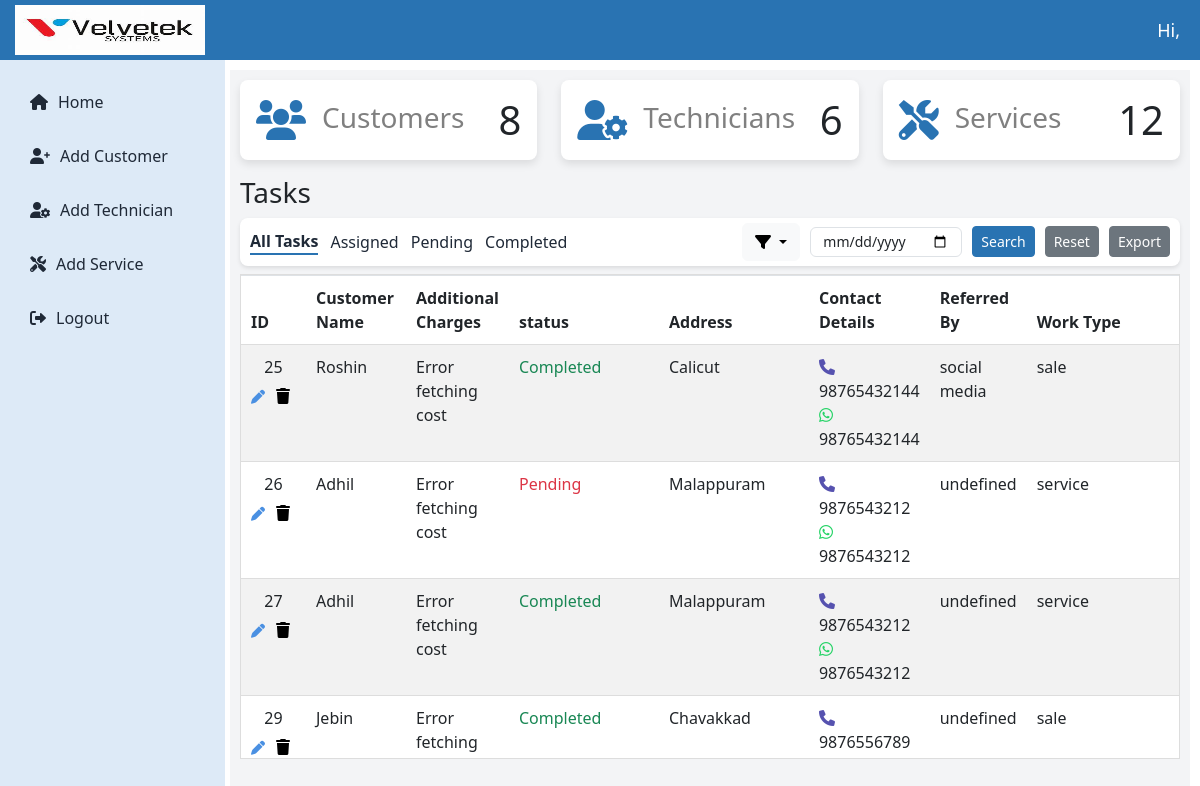
/velvetekapp/switch_task/, run on the app's committed database.
### velvetekapp/models.py (models this page shows, shortened)
class Apply(models.Model):
    customer = models.ForeignKey(Customer, on_delete=models.CASCADE,blank=True,null=True)
    name=models.CharField(max_length=255,null=True)
    address = models.TextField(null=True,)
    contact_number = models.CharField(max_length=15,null=True)
    whatsapp_number = models.CharField(max_length=15,null=True,)
    referred_by =models.CharField(max_length=255,null=True,)
    service_by = models.ForeignKey(CustomUser, on_delete=models.CASCADE)
    WORK_TYPE_CHOICES=[
        ('sale','sale'),('service','service'),
    ]
    work_type=models.CharField(max_length=10,choices=WORK_TYPE_CHOICES,default='sale')
    item_name_or_number = models.CharField(max_length=255,null=True)
    issue = models.TextField(blank=True,null=True) #applicable for 'services'
    photos_of_item =models.TextField(null=True, blank=True)
    estimation_document =models.FileField(upload_to='pdf',null=True,blank=True)
    estimated_price = models.CharField(max_length=255,blank=True,null=True)
    estimated_date = models.DateField(null=True,blank=True)
    any_other_comments = models.CharField(max_length=255,null=True,blank=True)
    created_at = models.DateField(default=timezone.now)
    status = models.CharField(
        max_length=50,
        choices=[('Pending', 'Pending'), ('Completed', 'Completed'), ('Assigned', 'Assigned')],
        default='Assigned'
    )
    def get_photos(self):
        return self.photos_of_item.split(",") if self.photos_of_item else []

### velvetekapp/views.py (the view, shortened to what this page needs)
# urls.py: path('switch_task/', views.switch_task, name='switch_task'),
def switch_task(request, status=None):
    filter_type = request.GET.get('filterType', '')
    query = request.GET.get('query', '')
    start = request.GET.get('start', '')
    end = request.GET.get('end', '')
    latest_status_subquery = CurrentStatus.objects.filter(
        apply=OuterRef('pk')
    ).order_by('-date').values('status')[:1]
    services = Apply.objects.all().annotate(
        latest_status=Subquery(latest_status_subquery)
    )
    if status and status.lower() != 'all':
        services = services.filter(latest_status__iexact=status)
    if filter_type == "date" and query:
        services = services.filter(created_at=query)
    elif filter_type == "month" and query:
        year, month = query.split('-')
        services = services.filter(
            created_at__year=year, created_at__month=month
        )
    elif filter_type == "year" and query:
        services = services.filter(created_at__year=query)
    elif filter_type == "dateRange" and start and end:
        services = services.filter(created_at__range=[start, end])
    elif filter_type == "yearRange" and start and end:
        services = services.filter(created_at__year__gte=start, created_at__year__lte=end)
    customer_count = Customer.objects.count()
    total_services = Apply.objects.count()
    technician_count = CustomUser.objects.filter(role='technician').count()
    context = {
        'applied_services': services,
        'customer_count': customer_count,
        'total_services': total_services,
        'technician_count': technician_count,
        'current_filter': status,  # Track the applied status filter
        'search_filter': filter_type  # Track the applied search filter
    }
    return render(request, 'admin_dashboard.html', context)

### templates/admin_dashboard.html (shortened to what this page needs)
<!DOCTYPE html>
{% load static %}
<html lang="en">
<head>
  <link rel="stylesheet" href="https://cdnjs.cloudflare.com/ajax/libs/font-awesome/6.0.0/css/all.min.css">
  <link href="https://cdn.jsdelivr.net/npm/bootstrap@5.3.0/dist/css/bootstrap.min.css" rel="stylesheet">
<link href="https://cdn.jsdelivr.net/npm/lightbox2@2.11.3/dist/css/lightbox.min.css" rel="stylesheet">
  <link href="https://cdnjs.cloudflare.com/ajax/libs/font-awesome/6.0.0/css/all.min.css" rel="stylesheet">
  <link rel="stylesheet" href="{% static 'assets/css/admin_dashboard.css' %}">
</head>
<body>
  <div class="topbar">
    <div class="d-flex align-items-center">
      <a href="{% url 'admin_dashboard' %}" class="logo">
        <img src="{% static 'assets/img/velvetek.jpg' %}" alt="navbar brand" />
      </a>
    </div>
    <span class="admin-text">Hi,{{user.username}}</span>
  </div>
  <div class="sidebar">
    <a href="{% url 'admin_dashboard' %}"><i class="fas fa-home"></i><span>Home</span></a>
    <a href="#" onclick="openCustomerModal()"><i class="fas fa-user-plus"></i><span>Add Customer</span></a>
    <a href="#" onclick="openTechnicianModal()"><i class="fas fa-user-cog"></i><span>Add Technician</span></a>
    <a href="#" onclick="openModal()"><i class="fas fa-tools"></i><span>Add Service</span></a>
    <a href="{% url 'logout' %}"><i class="fas fa-sign-out-alt"></i><span>Logout</span></a>
</div>
  <div class="main-content">
    <div class="row">
      <div class="col-md-4">
        <a href="{% url 'new_customer' %}" class="text-decoration-none">
          <div class="card p-3 mb-3">
            <div class="d-flex align-items-center">
              <i class="fas fa-users card-icon me-3"></i>
              <div>
                <h3 class="mb-1" style="color:grey;">Customers</h3>
              </div>
              <h1 class="ms-auto mb-0">{{ customer_count }}</h1>
            </div>
          </div>
        </a>
      </div>
      <div class="col-md-4">
        <a href="{% url 'list_technicians' %}" class="text-decoration-none">
          <div class="card p-3 mb-3">
            <div class="d-flex align-items-center">
              <i class="fas fa-user-cog card-icon me-3"></i>
              <div>
                <h3 class="mb-1" style="color:grey">Technicians</h3>
              </div>
              <h1 class="ms-auto mb-0">{{ technician_count  }}</h1>
            </div>
          </div>
        </a>
      </div>
      <div class="col-md-4">
        <a href="{% url 'admin_dashboard' %}" class="text-decoration-none">
          <div class="card p-3 mb-3">
            <div class="d-flex align-items-center">
              <i class="fas fa-tools card-icon me-3"></i>
              <div>
                <h3 class="mb-1" style="color:grey">Services</h3>
              </div>
              <h1 class="ms-auto mb-0">{{ total_services   }}</h1>
            </div>
          </div>
        </a>
    </div>
    </div>
    {% block content %}
    <h3 class="mt-0 mb-2">Tasks</h3>
    <div class="navbar">
      <div class="nav-left">
        <a href="{% url 'switch_task' %}?filterType={{ request.GET.filterType }}&query={{ request.GET.query }}&start={{ request.GET.start }}&end={{ request.GET.end }}"
           class="filter-option {% if current_filter != 'Assigned' and current_filter != 'Pending' and current_filter != 'Completed' %}selected{% endif %}">
            All Tasks
        </a>
        <a href="{% url 'switch_task_filter' status='Assigned' %}?filterType={{ request.GET.filterType }}&query={{ request.GET.query }}&start={{ request.GET.start }}&end={{ request.GET.end }}"
           class="filter-option {% if current_filter == 'Assigned' %}selected{% endif %}">
            Assigned
        </a>
        <a href="{% url 'switch_task_filter' status='Pending' %}?filterType={{ request.GET.filterType }}&query={{ request.GET.query }}&start={{ request.GET.start }}&end={{ request.GET.end }}"
           class="filter-option {% if current_filter == 'Pending' %}selected{% endif %}">
            Pending
        </a>
        <a href="{% url 'switch_task_filter' status='Completed' %}?filterType={{ request.GET.filterType }}&query={{ request.GET.query }}&start={{ request.GET.start }}&end={{ request.GET.end }}"
           class="filter-option {% if current_filter == 'Completed' %}selected{% endif %}">
            Completed
        </a>
    </div>
      <form id="filterForm">
        <div class="nav-right d-flex align-items-center">
            <div class="dropdown">
                <button class="btn btn-light dropdown-toggle" type="button" id="filterDropdown" data-bs-toggle="dropdown" aria-expanded="false">
                    <i class="fas fa-filter"></i>
                </button>
            </div>
            <input type="text" id="searchBar" name="query" class="form-control custom-search ms-2" placeholder="Search by Date">
            <button type="button" class="btn btn-primary btn-sm ms-2" id="searchBtn">Search</button>
            <button type="button" class="btn btn-secondary btn-sm ms-2" id="resetBtn">Reset</button>
            <button type="button" class="btn btn-secondary btn-sm ms-2" onclick="exportData()">Export</button>
        </div>
    </form>
    </div>
  <div class="table-responsive mt-2">
    <table class="table table-striped table-bordered">
      <thead>
        <tr>
          <th>ID</th>
          <th>Customer Name</th>
          <th>Additional Charges</th>
          <th>status</th>
          <th>Address</th>
          <th>Contact Details</th>
          <th>Referred By</th>
          <th>Work Type</th>
          <th>Item Name/Number</th>
        </tr>
      </thead>
      <tbody>
        {% for service in applied_services %}
        <tr>
          <td>
            <div style="display: flex; flex-direction: column; align-items: center; justify-content: center; text-align: center;">
              <span>{{ service.id }}</span>
              <div style="display: flex; margin-top: 5px;">
                <button class="edit-service-btn" data-service-id="{{ service.id }}" data-toggle="modal" data-target="#serviceModal"
                          style="border: none; background: none; padding: 0; cursor: pointer;">
                          <i class="fas fa-pen" style="font-size: 14px; color: #4A90E2;"></i>
                      </button>
              <form action="{% url 'delete_applied_service' service.id %}" method="post" style="display:inline-block; margin-left: 5px;">
                <button type="button" class="icon-link delete-icon" title="Delete" data-bs-toggle="modal" data-bs-target="#deleteServiceModal{{ service.id }}">
                    <i class="fa fa-trash" aria-hidden="true"></i>
                </button>
            </form>
              </div>
            </div>
          </td>
          <td>{{ service.name }}</td>
          <td id="total-cost-{{ service.id }}" class="total-cost" data-service-id="{{ service.id }}">Loading...</td>
          <td>
            {% if service.status %}
                <span class="
                    {% if service.status == 'Pending' %}text-danger{% endif %}
                    {% if service.status == 'Completed' %}text-success{% endif %}
                ">
                    {{service.status }}
                </span>
            {% else %}
                <span class="text-muted">No Status</span>
            {% endif %}
          </td>
          <td>{{ service.address }}</td>
          <td>
            <div>
              <i class="fa fa-phone" aria-hidden="true"></i>
              {% if service.contact_number|slice:":1" == "+" %}
                {{ service.contact_number|slice:"3:" }}
              {% else %}
                {{ service.contact_number }}
              {% endif %}
            </div>
            <div>
              {% if service.whatsapp_number %}
              <i class="fab fa-whatsapp" aria-hidden="true"></i>
              {% if service.whatsapp_number|slice:":1" == "+" %}
                {{ service.whatsapp_number|slice:"3:" }}
              {% else %}
                {{ service.whatsapp_number }}
              {% endif %}
              {% endif %}
            </div>
          </td>
          <td>{{ service.referred_by }}</td>
          <td>{{ service.get_work_type_display }}</td>
          <td>{{ service.item_name_or_number }}</td>
        </tr>
        {% endfor %}
      </tbody>
    </table>
  </div>
</div>
{% endblock %}
</body>
</html>

### static/assets/css/admin_dashboard.css (style rules this page uses)
:root { --primary-color: #2973B2; --secondary-color: #F3F4F6; --accent-color: #441172; --text-color: #1F2937; --white: #ffffff; --sidebar-color: #DDEAF7; }
.topbar { background-color: var(--primary-color); height: 60px; display: flex; justify-content: space-between; align-items: center; padding: 0 20px; padding-left: 15px; color: var(--white); margin-bottom: 10px; }
.topbar .logo img { height: 50px; width: 200px; padding-right: 10px; }
.topbar .admin-text { font-size: 18px; font-weight: 500; }
.sidebar { height: 100%; width: 225px; background-color: var(--sidebar-color); color: var(--text-color); position: absolute; top: 60px; left: 0; padding: 20px 15px; display: flex; flex-direction: column; justify-content: flex-start; transition: left 0.3s ease; }
.sidebar a { text-decoration: none; color: var(--text-color); display: flex; align-items: center; padding: 10px 15px; margin-bottom: 10px; border-radius: 4px; transition: background-color 0.3s ease; }
.sidebar a i { margin-right: 10px; }
.main-content { margin-left: 230px; padding: 10px; background-color: var(--secondary-color); min-height: calc(100vh - 60px); margin-top: 5px; margin-right: 10px; }
.card { border: none; border-radius: 8px; box-shadow: 0 4px 8px rgba(0, 0, 0, 0.1); transition: transform 0.2s ease, box-shadow 0.2s ease; }
.card .card-icon { font-size: 40px; color: var(--primary-color); }
.navbar { display: flex; position: relative; align-items: center; justify-content: space-between; background-color: var(--white); padding-top: 5px; padding-bottom: 5px; border-radius: 8px; box-shadow: 0 2px 4px rgba(0, 0, 0, 0.1); }
.navbar .nav-left { display: flex; position: relative; align-items: center; padding-left: 10px; }
.navbar .nav-left a { margin-right: 12px; text-decoration: none; color: var(--text-color); cursor: pointer; transition: font-weight 0.3s ease; }
.navbar .nav-right { margin-right: 10px; align-items: center; display: flex; gap: 2px; }
.navbar .nav-right .custom-search { height: 30px; font-size: 14px; width: auto; }
.btn-primary { background-color: var(--primary-color) !important; border-color: var(--primary-color) !important; color: #fff !important; }
.sidebar { height: calc(100vh - 50px); width: 225px; background-color: var(--sidebar-color); color: var(--text-color); position: absolute; top: 60px; left: 0; padding: 20px 15px; display: flex; flex-direction: column; justify-content: flex-start; transition: left 0.3s ease; }
.filter-option.selected { font-weight: bold; color: #2973B2; border-bottom: 2.5px solid #2973B2; text-decoration: none; }
.table-responsive { overflow-x: auto; overflow-y: auto; border: 1px solid #ddd; max-height: 485px; height: auto; transition: height 0.3s ease; }
.table { width: 100%; word-wrap: break-word; white-space: normal; table-layout: auto; border-collapse: collapse; }
.table th:nth-child(2), .table td:nth-child(2) { min-width: 100px !important; max-width: 150px !important; }
.table th:nth-child(4), .table td:nth-child(4) { min-width: 150px !important; max-width: 200px !important; }
.table th:nth-child(5), .table td:nth-child(5) { min-width: 150px !important; max-width: 150px !important; }
.table th:nth-child(8), .table td:nth-child(8) { min-width: 150px !important; max-width: 180px !important; }
.table th:nth-child(9), .table td:nth-child(9) { min-width: 250px !important; max-width: 300px !important; }
.table th, .table td { padding: 10px !important; text-align: left !important; border-bottom: 1px solid #ddd !important; border-right: none !important; border-left: none !important; }
.icon-link { color: 2973B2; text-decoration: none; }
.delete-icon { background: none; border: none; cursor: pointer; }
.fa-phone { color: #5652af; margin-right: 5px; }
.fab.fa-whatsapp { color: #25D366; margin-right: 5px; }

### data on the page
Apply: id "25", name "Roshin", status "Completed", address "Calicut", contact_number "98765432144", whatsapp_number "98765432144", referred_by "social media", work_type "sale"
Apply: id "26", name "Adhil", status "Pending", address "Malappuram", contact_number "9876543212", whatsapp_number "9876543212", referred_by "undefined", work_type "service"
Apply: id "27", name "Adhil", status "Completed", address "Malappuram", contact_number "9876543212", whatsapp_number "9876543212", referred_by "undefined", work_type "service"
Apply: id "29", name "Jebin", status "Completed", address "Chavakkad", contact_number "9876556789", referred_by "undefined", work_type "sale"

### other printed values
{{ customer_count }} "8"
{{ technician_count }} "6"
{{ total_services }} "12"
